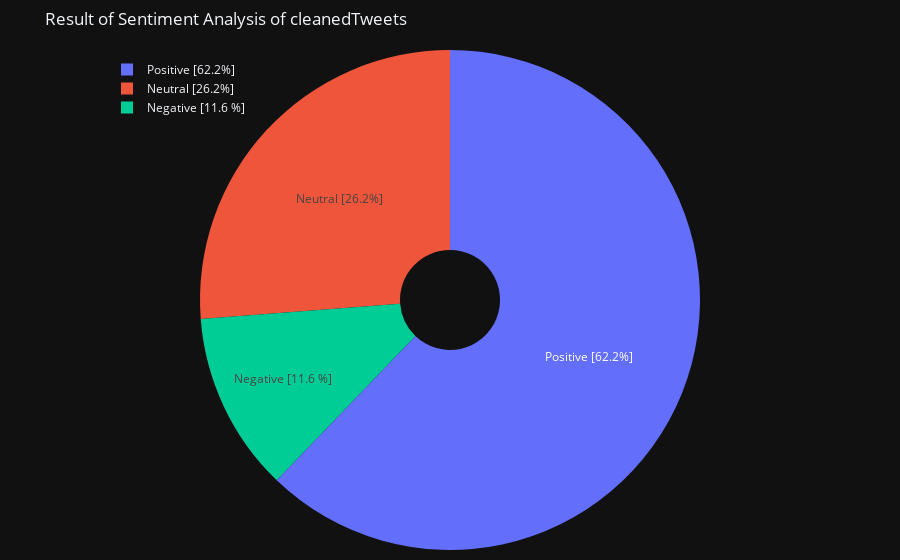

Source (notebook cell):
### Code cell
# pie chart showing the sentiment analysis result of cleanedTweets
labels = ['Positive [' + str(positive_percent) + '%]', 'Neutral [' + str(
    neutral_percent) + '%]', 'Negative [' + str(negative_percent) + ' %]']
values = [positive, neutral, negative]

fig = go.Figure(data=[go.Pie(labels=labels, values=values, textinfo='label', hole=0.2)])
fig.update_layout(template="plotly_dark", title="Result of Sentiment Analysis of cleanedTweets", legend=dict(
    y=0.99,
    x=0.01
), margin=dict(t=50, b=10, l=100, r=100))
fig.show()

### Figure 1 — Plotly figure (JSON) as saved in the notebook; plotly's stock layout.template omitted (floating-point values rounded to 4 significant figures)
{"data": [{"hole": 0.2, "labels": ["Positive [62.2%]", "Neutral [26.2%]", "Negative [11.6 %]"], "textinfo": "label", "type": "pie", "values": [4801, 2024, 895]}], "layout": {"legend": {"x": 0.01, "y": 0.99}, "margin": {"b": 10, "l": 100, "r": 100, "t": 50}, "title": {"text": "Result of Sentiment Analysis of cleanedTweets"}}}
